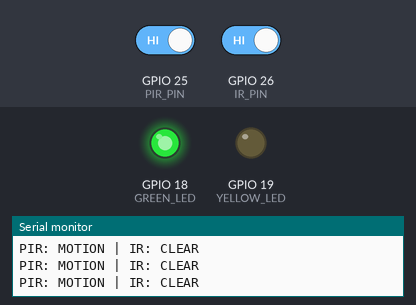
Bench run of a sketch on a simulated ESP32. On the bench: output pins drawn as LEDs (lit = HIGH), the last lines printed to the serial monitor. The test bench sets the inputs (shaded band); at power-on: GPIO 25 (PIR_PIN) HIGH, GPIO 26 (IR_PIN) HIGH.

Above: at 1.8 s.
1.9 s: GPIO 25 (PIR_PIN) driven LOW
At 2.6 s:
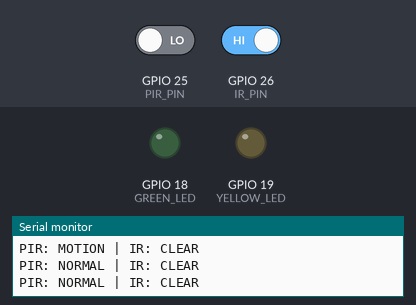
3.5 s: GPIO 26 (IR_PIN) driven LOW
At 3.8 s:
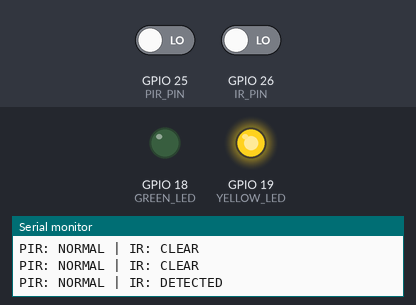
5.0 s: GPIO 25 (PIR_PIN) driven HIGH
At 6.2 s:
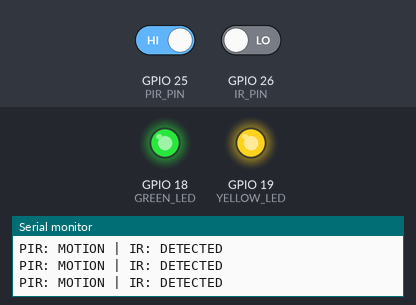
6.5 s: GPIO 26 (IR_PIN) driven HIGH
At 7.3 s:
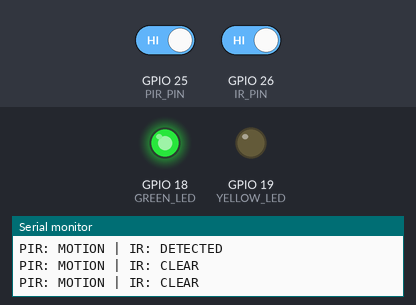
Timing chart, 0 to 9.0 s (numbered marks = the images above; inputs shaded):
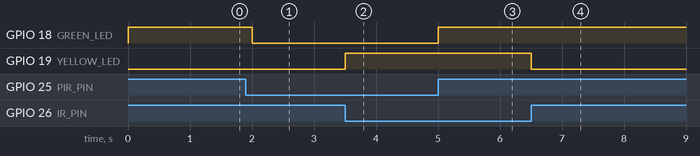

Measured:
- after the input at 1.9 s, GPIO 18 (GREEN_LED): HIGH → LOW after 0.10 s
- after the input at 3.5 s, GPIO 19 (YELLOW_LED): LOW → HIGH at once
- after the input at 5.0 s, GPIO 18 (GREEN_LED): LOW → HIGH at once
- after the input at 6.5 s, GPIO 19 (YELLOW_LED): HIGH → LOW at once

The sketch:

SmartHomeCare.ino
```cpp
// ESP32 Dev Module, HC-SR501 PIR, IR obstacle sensor, and two external LEDs.
// Verify wiring. Never input 5V to ESP32 GPIO.
const int PIR_PIN = 25;
const int IR_PIN = 26;
const int GREEN_LED = 18;
const int YELLOW_LED = 19;
const int PIR_ACTIVE = HIGH;
const int IR_ACTIVE = LOW; // Many IR obstacle modules use active-low output.

void setup() {
  Serial.begin(115200);
  pinMode(PIR_PIN, INPUT);
  pinMode(IR_PIN, INPUT);
  pinMode(GREEN_LED, OUTPUT);
  pinMode(YELLOW_LED, OUTPUT);
  digitalWrite(GREEN_LED, LOW);
  digitalWrite(YELLOW_LED, LOW);
  Serial.println("Smart Home Care System Started");
}

void loop() {
  int pirValue = digitalRead(PIR_PIN);
  int irValue = digitalRead(IR_PIN);
  bool motionDetected = (pirValue == PIR_ACTIVE);
  bool obstacleDetected = (irValue == IR_ACTIVE);
  digitalWrite(GREEN_LED, motionDetected ? HIGH : LOW);
  digitalWrite(YELLOW_LED, obstacleDetected ? HIGH : LOW);
  Serial.print("PIR: ");
  Serial.print(motionDetected ? "MOTION" : "NORMAL");
  Serial.print(" | IR: ");
  Serial.println(obstacleDetected ? "DETECTED" : "CLEAR");
  delay(500);
}
```
